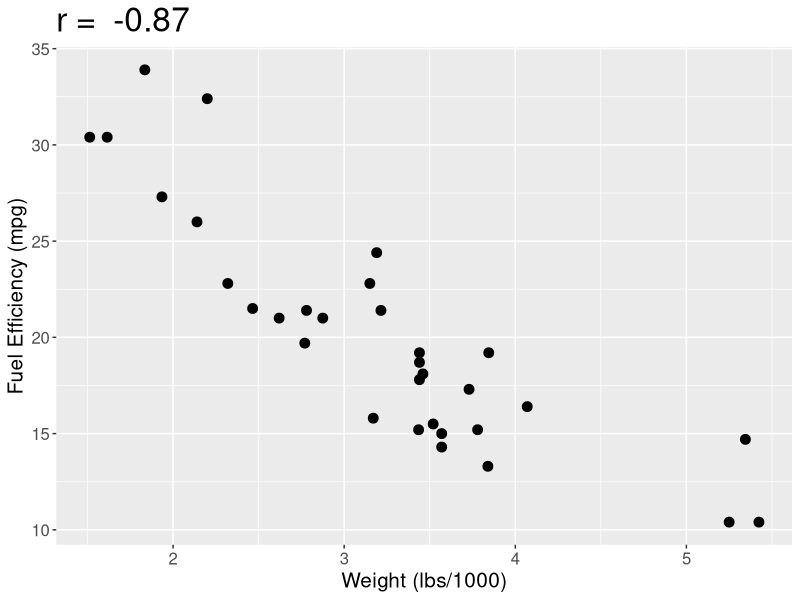
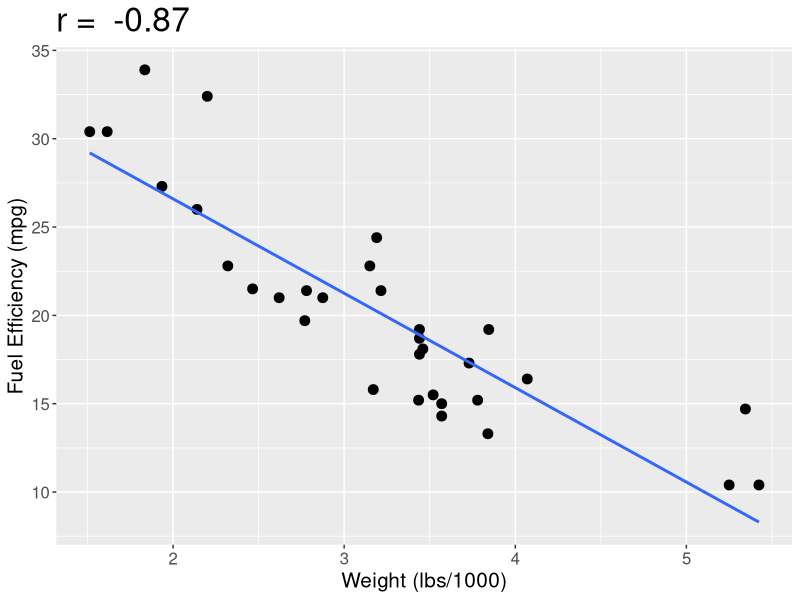
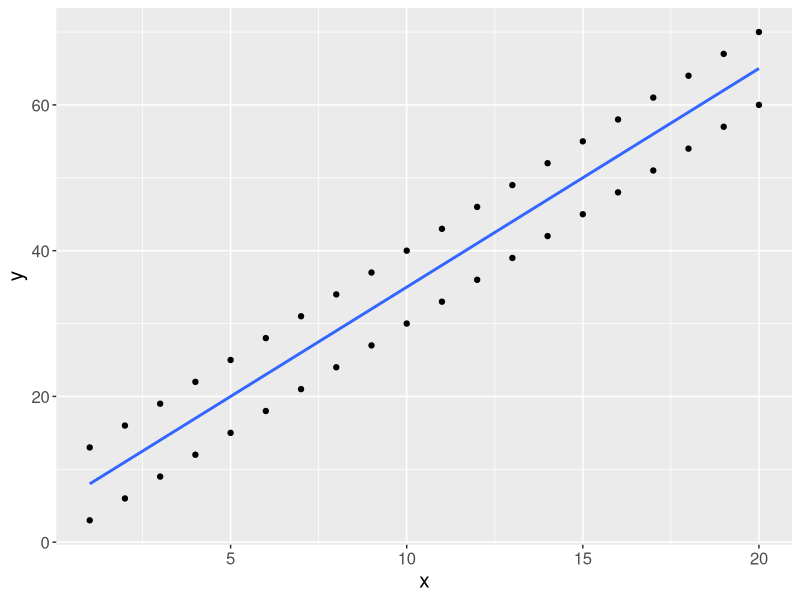
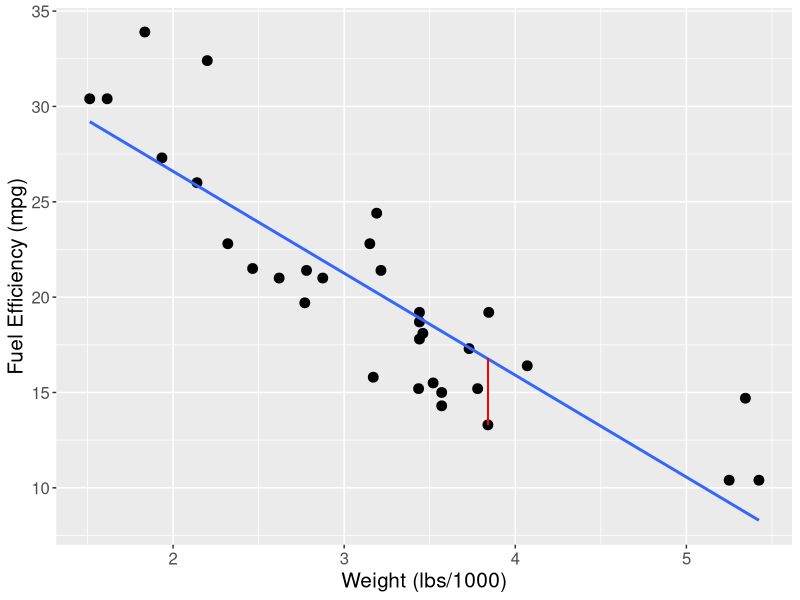
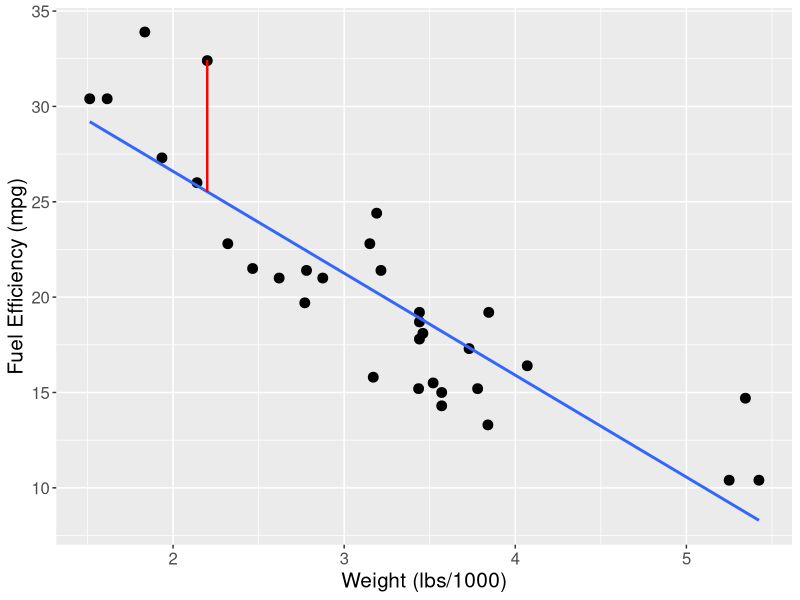
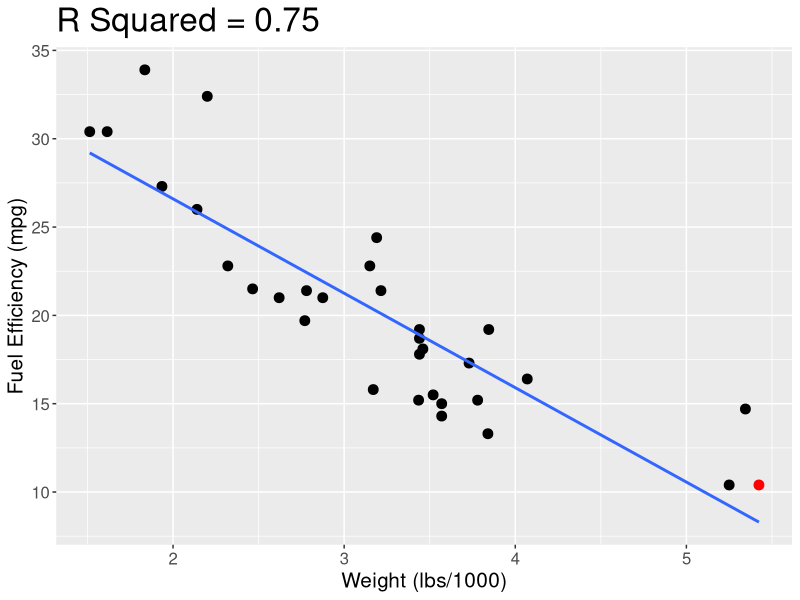
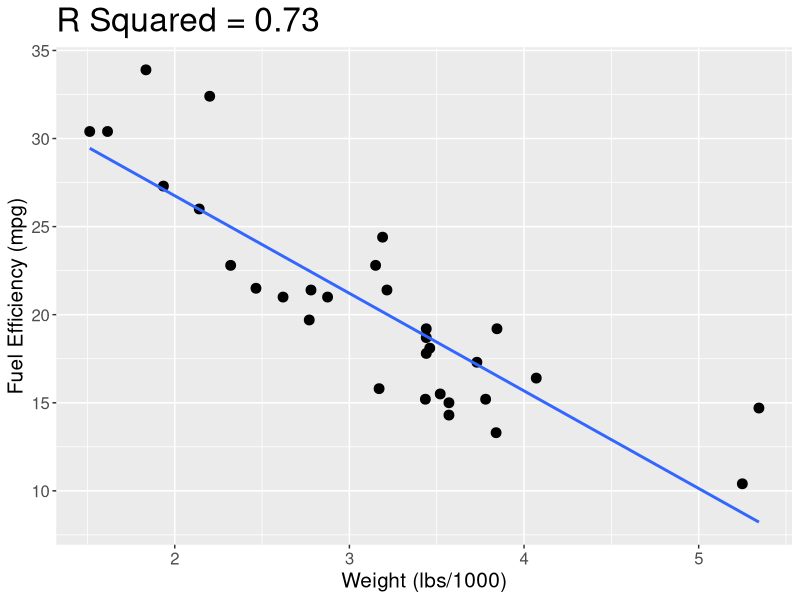
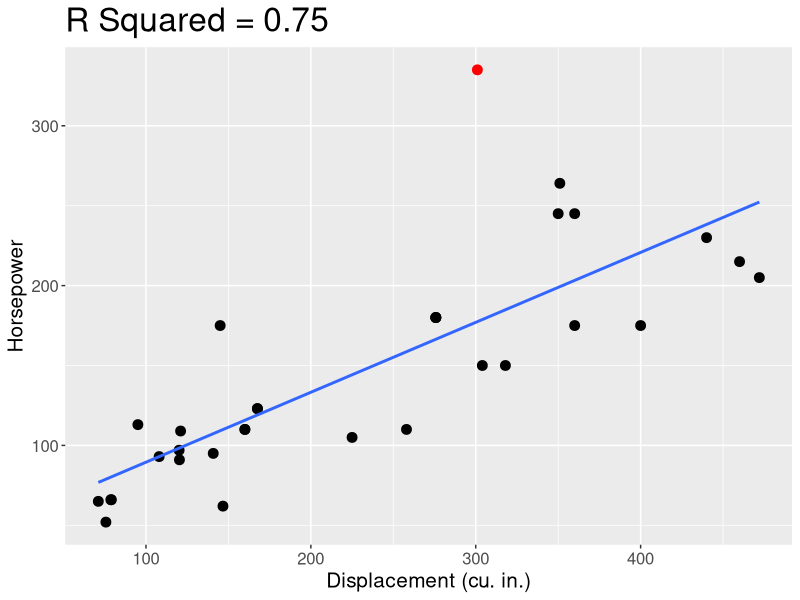

Write the R code that produced these figures, in order.
## ---- chunk 1
knitr::opts_chunk$set(echo = FALSE, fig.width = 10, fig.height = 5, fig.align = "center", 
                      message = FALSE, warning=FALSE, cache = TRUE) 
## ---- chunk 2
library(dplyr, quietly = TRUE, warn.conflicts = FALSE)
library(tidyr, quietly = TRUE, warn.conflicts = FALSE)
library(ggplot2, quietly = TRUE, warn.conflicts = FALSE)
mtcars2 <- mtcars %>% mutate(am = factor(am, levels = c("0", "1"), labels = c("manual", "auto")),
                             vs = factor(vs, levels = c("0", "1"), labels = c("V", "S")),
                             cyl = as.factor(cyl)) %>%
                      dplyr::select(-drat, -carb, -gear)
rownames(mtcars2) <- rownames(mtcars)
## ---- chunk 3

ps <- element_text(size = 12)
ps2 <- element_text(size = 15)
ps3 <- element_text(size = 20)
this.theme <- theme(axis.title.x = ps2, axis.title.y = ps2, axis.text.x = ps, axis.text.y = ps, 
                    title = ps3,
                    legend.text = ps)
r = round(cor(mtcars$wt, mtcars$mpg), 2)
lab <- paste("r = ", r)
ggplot(mtcars2, aes(x = wt, y = mpg)) + geom_point(size = 3) + this.theme +
  xlab("Weight (lbs/1000)") + ylab("Fuel Efficiency (mpg)") + ggtitle(lab)
## ---- chunk 4
ggplot(mtcars2, aes(x = wt, y = mpg)) + geom_point(size = 3) + this.theme +
  xlab("Weight (lbs/1000)") + ylab("Fuel Efficiency (mpg)") + ggtitle(lab) +
  geom_smooth(method = "lm", se = FALSE)
## ---- chunk 5
x <- 1:20
y1 <- 3*x
y2 <- y1 + 10
bar <- data.frame(y = c(y1, y2), x = rep(x, 2))
ggplot(bar, aes(x = x, y = y)) + geom_point() + geom_smooth(method = "lm", se = F) + this.theme
## ---- chunk 6
ggplot(mtcars2, aes(x = wt, y = mpg)) + geom_point(size = 3) + this.theme +
  xlab("Weight (lbs/1000)") + ylab("Fuel Efficiency (mpg)") + 
  geom_smooth(method = "lm", se = FALSE) +
  geom_segment(aes(x = 3.840, xend = 3.840, y = 13.3, yend = 16.76), color = "red")
## ---- chunk 7
ggplot(mtcars2, aes(x = wt, y = mpg)) + geom_point(size = 3) + this.theme +
  xlab("Weight (lbs/1000)") + ylab("Fuel Efficiency (mpg)") + 
  geom_smooth(method = "lm", se = FALSE) +
  geom_segment(aes(x = 2.2, xend = 2.2, y = 25.53, yend = 32.4), color = "red")
## ---- chunk 8
col.vec = c(rep("black", 15), "red", rep("black", 16))
r.sq <- round(summary(lm(mpg ~ wt, mtcars2))$r.sq, 2)
lab <- paste("R Squared =", r.sq)
ggplot(mtcars2, aes(x = wt, y = mpg)) + geom_point(size = 3, color = col.vec) + this.theme +
  xlab("Weight (lbs/1000)") + ylab("Fuel Efficiency (mpg)") + ggtitle(lab) +
  geom_smooth(method = "lm", se = FALSE)
## ---- chunk 9
i <- mtcars2$wt < 5.4
r.sq <- round(summary(lm(mpg ~ wt, mtcars2[i,]))$r.sq, 2)
lab <- paste("R Squared =", r.sq)
ggplot(mtcars2[i,], aes(x = wt, y = mpg)) + geom_point(size = 3) + this.theme +
  xlab("Weight (lbs/1000)") + ylab("Fuel Efficiency (mpg)") + ggtitle(lab) +
  geom_smooth(method = "lm", se = FALSE)
## ---- chunk 10
color = c(rep("black", 30), "red", "black")
r.sq <- round(summary(lm(mpg ~ wt, mtcars2))$r.sq, 2)
lab <- paste("R Squared =", r.sq)
ggplot(mtcars2, aes(x = disp, y = hp)) + geom_point(size = 3, color = color) + this.theme +
  ylab("Horsepower") + xlab("Displacement (cu. in.)") + ggtitle(lab) +
  geom_smooth(method = "lm", se = FALSE)
## ---- chunk 11
i <- mtcars2$hp < 300
r.sq <- round(summary(lm(mpg ~ wt, mtcars2[-31,]))$r.sq, 2)
lab <- paste("R Squared =", r.sq)
ggplot(mtcars2[-31,], aes(x = disp, y = hp)) + geom_point(size = 3) + this.theme +
  ylab("Horsepower") + xlab("Displacement (cu. in.)") + ggtitle(lab) +
  geom_smooth(method = "lm", se = FALSE)
